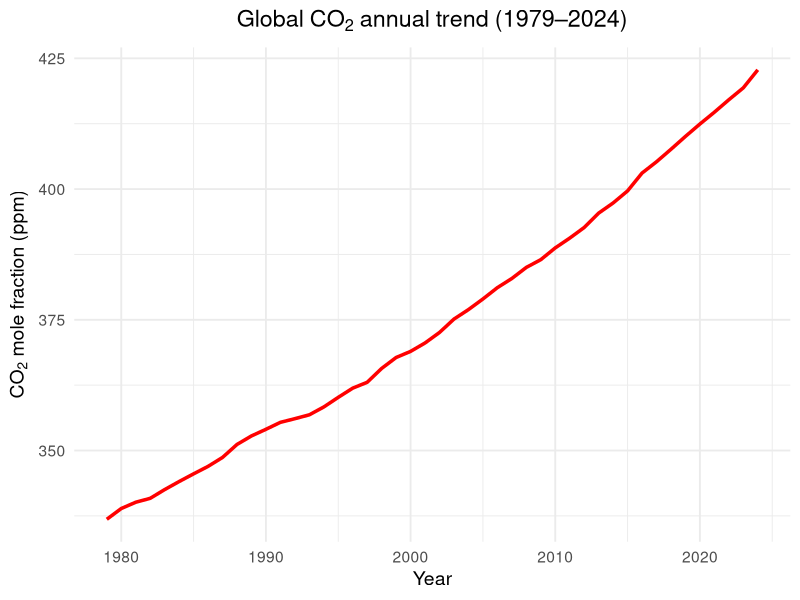

Source code (R):
library(ggplot2)


co2_data <- data.frame(
  year = 1979:2024,
  mean = c(336.85,338.91,340.11,340.86,342.53,344.07,345.54,346.97,348.68,
           351.16,352.79,354.06,355.39,356.09,356.83,358.33,360.17,361.93,
           363.05,365.7,367.79,368.96,370.57,372.58,375.14,376.95,378.98,
           381.15,382.9,385.02,386.5,388.75,390.62,392.65,395.4,397.34,
           399.65,403.06,405.22,407.61,410.07,412.44,414.7,417.08,419.36,422.8)
)


ggplot(co2_data, aes(x = year, y = mean)) +
  geom_line(color = "red", size = 1.2) +
  labs(
    title = bquote("Global CO"[2]*" annual trend (1979–2024)"),
    x = "Year",
    y = expression("CO"[2]*" mole fraction (ppm)")
  ) +
  theme_minimal(base_size = 14) +
  theme(
    plot.title = element_text(hjust = 0.5, face = "bold")
  )
